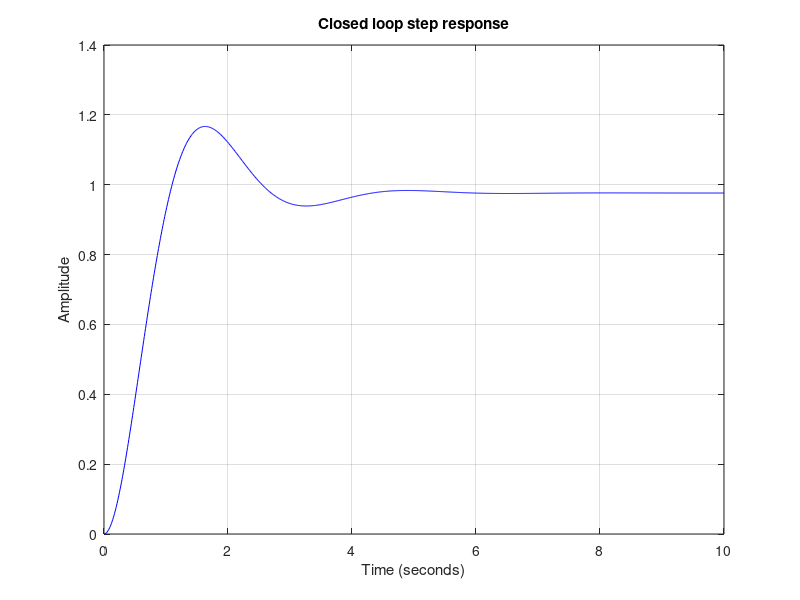
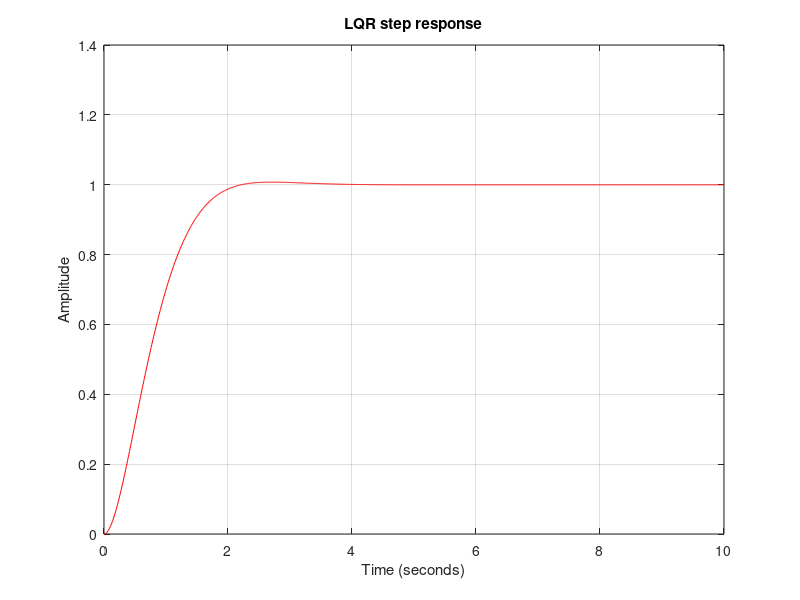

Here is the MATLAB script that generated these plots, in order: (Note: this script raises an error after producing the figures.)
% Optimal control of DC motor using LQR
close all; clear all; clc

% DC Motor specifications
J = 0.01; % kgm^2
Km = 0.023; % torque constant & back emf constant
b = 0.00003; % Nms
R = 1; % Ohms
L = 0.5; % Henry

% The open-loop transfer function
s = tf('s');
P_motor = Km /((J*s + b)*(L*s + R) + Km^2);

% Closed loop system
sys_cl = feedback(P_motor,1);
t = 0:0.01:10;
[yout_cl,x] = step(sys_cl,t);
figure;
plot(x,yout_cl,'b-')
xlabel('Time (seconds)')
ylabel('Amplitude')
grid
title('Closed loop step response')

% State-space systems 
A = [-b/J   Km/J
    -Km/L   -R/L];
B = [0; 1/L];
C = [1 0];
D = 0;
sys = ss(A,B,C,D);

% Linear Quadratic Regulator (LQR)
Q = [0.1 0; 0 0.0001];
R_opt = 0.1;
[K_opt,P_opt,e] = lqr(A,B,Q,R_opt);
sys_lqr = ss(A-B*K_opt,B,C,0);
[yout_lqr,x] = step(sys_lqr,t);
figure;
plot(x,yout_lqr,'r-')
xlabel('Time (seconds)')
ylabel('Amplitude')
grid
title('LQR step response')

pole_opt = eig(A-B*K_opt);
Kc = place(A,B,[pole_opt(1) pole_opt(2)]);

% Compute setting time and maximum overshoot
stepinfo_cl = stepinfo(sys_cl);
stepinfo_lqr = stepinfo(sys_lqr);

% Plot step response of all
figure;
plot(x,yout_cl,'b-')
hold on
plot(x,yout_lqr,'r-')
xlabel('Time (seconds)')
ylabel('Amplitude')
grid
title('Step response of diferent method controls')
legend('Closed loop','LQR')

